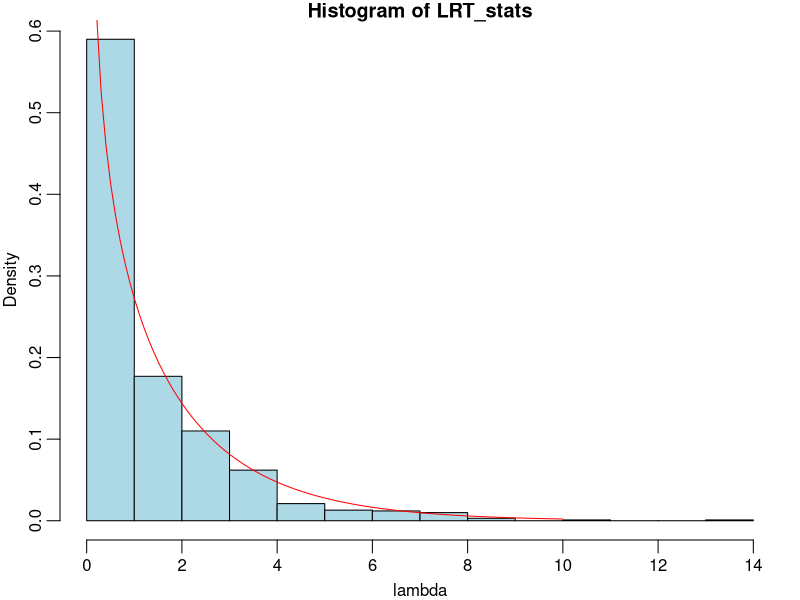
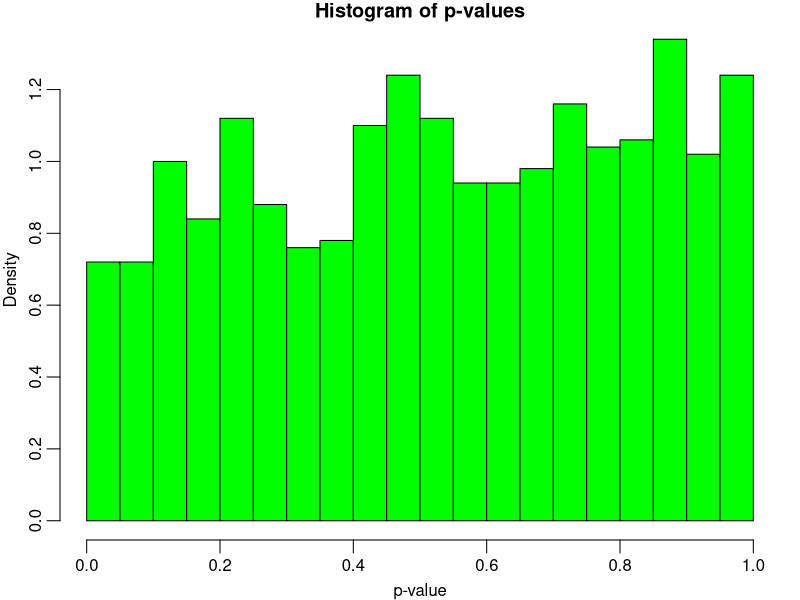
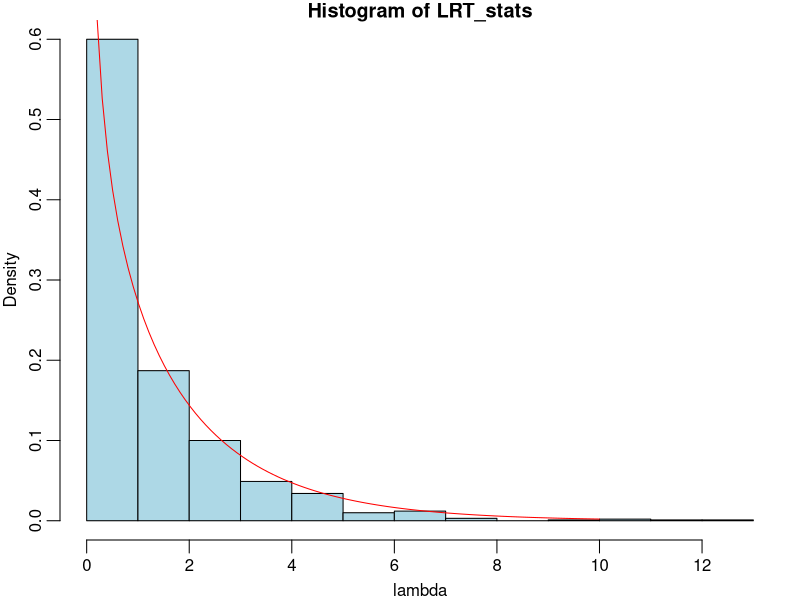
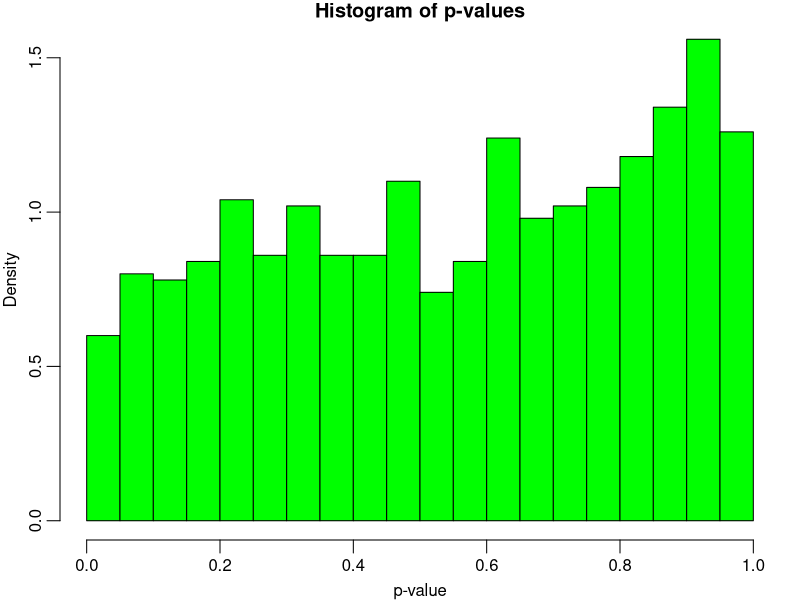

Write the R code that produced these figures, in order. (Note: a time limit stopped this script after it produced the figures.)
## ---- chunk 1
knitr::opts_chunk$set(warning = FALSE, message = FALSE)
## ---- chunk 2
mpar<-function(...){par(mar=c(3,3,1,1),mgp=c(2,.75,0),tck=-.025,...)}
library(lme4)
library(ggplot2)
set.seed(610)
m <- 20
n <- 20 
num_simulations <- 1000

beta0 <- 1
beta1 <- 1
beta2 <- 1
sigma2 <- 1
psi0_sq <- 1
psi1_sq <- 0
psi01 <- 0

LRT_stats <- numeric(num_simulations)
p_values <- numeric(num_simulations)

for (s in 1:num_simulations) {
  w_j <- rnorm(m)
  a0_j <- rnorm(m, mean = 0, sd = sqrt(psi0_sq))
  x_ij <- rnorm(m * n)
  epsilon_ij <- rnorm(m * n, mean = 0, sd = sqrt(sigma2))
  
  group <- rep(1:m, each = n)
  y <- beta0 + beta1 * x_ij + beta2 * rep(w_j, each = n) + rep(a0_j, each = n) + epsilon_ij
  data_sim <- data.frame(y = y, x = x_ij, w = rep(w_j, each = n), group = factor(group))
  
  full_model <- lmer(y ~ x + w + (x | group), data = data_sim, REML = FALSE)
  restricted_model <- lmer(y ~ x + w + (1 | group), data = data_sim, REML = FALSE)
  
  lambda <- 2 * (logLik(full_model) - logLik(restricted_model))
  LRT_stats[s] <- as.numeric(lambda)
  
  p_values[s] <- 0.5 * (1 - pchisq(lambda, df = 1)) + 0.5 * (1 - pchisq(lambda, df = 2))
}
## ---- chunk 3
mpar()
hist(LRT_stats, col="lightblue", prob=TRUE, xlab="lambda", nclass=15)
xs <- seq(0, 10, length=100)
lines(xs, 0.5 * dchisq(xs, df=1) + 0.5 * dchisq(xs, df=2), col="red")
## ---- chunk 4
hist(p_values, breaks = 30, probability = TRUE, col = "green",
main = "Histogram of p-values",
xlab = "p-value")
## ---- chunk 5
m <- 20
n <- 20 
num_simulations <- 1000

beta0 <- 3
beta1 <- 6
beta2 <- 9
sigma2 <- 1
psi0_sq <- 2
psi1_sq <- 0
psi01 <- 0

LRT_stats <- numeric(num_simulations)
p_values <- numeric(num_simulations)

for (s in 1:num_simulations) {
  
  w_j <- rnorm(m)
  a0_j <- rnorm(m, mean = 0, sd = sqrt(psi0_sq))
  x_ij <- rnorm(m * n)
  epsilon_ij <- rnorm(m * n, mean = 0, sd = sqrt(sigma2))
  
  group <- rep(1:m, each = n)
  y <- beta0 + beta1 * x_ij + beta2 * rep(w_j, each = n) + rep(a0_j, each = n) + epsilon_ij
  data_sim <- data.frame(y = y, x = x_ij, w = rep(w_j, each = n), group = factor(group))
  
  full_model <- lmer(y ~ x + w + (x | group), data = data_sim, REML = FALSE)
  restricted_model <- lmer(y ~ x + w + (1 | group), data = data_sim, REML = FALSE)
  
  lambda <- 2 * (logLik(full_model) - logLik(restricted_model))
  LRT_stats[s] <- as.numeric(lambda)
  
  p_values[s] <- 0.5 * (1 - pchisq(lambda, df = 1)) + 0.5 * (1 - pchisq(lambda, df = 2))
}
## ---- chunk 6
mpar()
hist(LRT_stats, col="lightblue", prob=TRUE, xlab="lambda", nclass=15)
xs <- seq(0, 10, length=100)
lines(xs, 0.5 * dchisq(xs, df=1) + 0.5 * dchisq(xs, df=2), col="red")
## ---- chunk 7
# Plot histogram of p-values
hist(p_values, breaks = 20, probability = TRUE, col = "green",
main = "Histogram of p-values",
xlab = "p-value")
## ---- chunk 8
m <- 500
n <- 20 
num_simulations <- 1000

beta0 <- 1
beta1 <- 1
beta2 <- 1
sigma2 <- 1
psi0_sq <- 1
psi1_sq <- 0
psi01 <- 0

LRT_stats <- numeric(num_simulations)
p_values <- numeric(num_simulations)

for (s in 1:num_simulations) {
  
  w_j <- rnorm(m)
  a0_j <- rnorm(m, mean = 0, sd = sqrt(psi0_sq))
  x_ij <- rnorm(m * n)
  epsilon_ij <- rnorm(m * n, mean = 0, sd = sqrt(sigma2))
  
  group <- rep(1:m, each = n)
  y <- beta0 + beta1 * x_ij + beta2 * rep(w_j, each = n) + rep(a0_j, each = n) + epsilon_ij
  data_sim <- data.frame(y = y, x = x_ij, w = rep(w_j, each = n), group = factor(group))
  
  full_model <- lmer(y ~ x + w + (x | group), data = data_sim, REML = FALSE)
  restricted_model <- lmer(y ~ x + w + (1 | group), data = data_sim, REML = FALSE)
  
  lambda <- 2 * (logLik(full_model) - logLik(restricted_model))
  LRT_stats[s] <- as.numeric(lambda)
  
  p_values[s] <- 0.5 * (1 - pchisq(lambda, df = 1)) + 0.5 * (1 - pchisq(lambda, df = 2))
}
## ---- chunk 9
mpar()
hist(LRT_stats, col="lightblue", prob=TRUE, xlab="lambda", nclass=15)
xs <- seq(0, 10, length=100)
lines(xs, 0.5 * dchisq(xs, df=1) + 0.5 * dchisq(xs, df=2), col="red")
## ---- chunk 10
# Plot histogram of p-values
hist(p_values, breaks = 20, probability = TRUE, col = "green",
main = "Histogram of p-values",
xlab = "p-value")
## ---- chunk 11
data = dget("C:/Users/LEGION/OneDrive - Duke University/610/Data/Earthquake.txt")
hlm_model <- lmer(accel ~ Richter + distance + soil + (distance + soil | Quake), REML = F, data = data)
summary(hlm_model)
residuals = residuals(hlm_model)
fitted_values = fitted(hlm_model)
qqplot <- ggplot(data.frame(residuals = residuals), aes(sample = residuals)) +
  stat_qq() +
  stat_qq_line() +
  ggtitle("Q-Q Plot of Residuals") +
  theme_minimal()
print(qqplot)
## ---- chunk 12
library(ggplot2)
ggplot(data, aes(x = distance, y = accel)) +
  geom_point() +
  ggtitle("Scatter Plot of accel vs distance") +
  xlab("Distance from Epicenter") +
  ylab("Vertical Acceleration") +
  theme_minimal()
## ---- chunk 13
# Log-log transformation on both variables pooled across groups
ggplot(data, aes(x = log(distance), y = log(accel))) +
  geom_point() +
  geom_smooth(method = "lm", color = "blue", se = FALSE) +
  ggtitle("Log-Log Scatter Plot of log(accel) vs log(distance) (Pooled Across Groups)") +
  xlab("Log of Distance") +
  ylab("Log of Vertical Acceleration") +
  theme_minimal()
## ---- chunk 14
hlm_log_log <- lmer(log(accel) ~ log(distance) + Richter + soil + (log(distance) + soil | Quake), data = data)
summary(hlm_log_log)
residuals = residuals(hlm_log_log)
fitted_values = fitted(hlm_log_log)
qqplot <- ggplot(data.frame(residuals = residuals), aes(sample = residuals)) +
  stat_qq() +
  stat_qq_line() +
  ggtitle("Q-Q Plot of Residuals") +
  theme_minimal()
print(qqplot)
## ---- chunk 15
library(lme4)
data$log_accel <- log(data$accel)
data$log_distance <- log(data$distance)
fit_full <- lmer(log_accel ~ log_distance + soil + Richter + 
                 (log_distance + soil | Quake), data = data, REML = FALSE)

# Random Slope of Soil
fit_no_soil_slope <- lmer(log_accel ~ log_distance + soil + Richter + 
                          (log_distance | Quake), data = data, REML = FALSE)
LRT_soil <- 2 * (logLik(fit_full) - logLik(fit_no_soil_slope))
LRT_soil_value <- as.numeric(LRT_soil)
p_value_soil <- 0.5 * (1 - pchisq(LRT_soil_value, df = 2)) +
                0.5 * (1 - pchisq(LRT_soil_value, df = 3))

# Random Slope of log_distance
fit_no_distance_slope <- lmer(log_accel ~ log_distance + soil + Richter + 
                              (soil | Quake), data = data, REML = FALSE)
LRT_distance <- 2 * (logLik(fit_full) - logLik(fit_no_distance_slope))
LRT_distance_value <- as.numeric(LRT_distance)
p_value_distance <- 0.5 * (1 - pchisq(LRT_distance_value, df = 2)) +
                    0.5 * (1 - pchisq(LRT_distance_value, df = 3))

# Fixed Effect of Soil
fit_no_soil_fixed <- lmer(log_accel ~ log_distance + Richter + 
                          (log_distance + soil | Quake), data = data, REML = FALSE)

LRT_soil_fixed <- 2 * (logLik(fit_full) - logLik(fit_no_soil_fixed))
LRT_soil_fixed_value <- as.numeric(LRT_soil_fixed)

p_value_soil_fixed <- 1 - pchisq(LRT_soil_fixed_value, df = 1)

# Fixed Effect of log_distance
fit_no_distance_fixed <- lmer(log_accel ~ soil + Richter + 
                              (log_distance + soil | Quake), data = data, REML = FALSE)

LRT_distance_fixed <- 2 * (logLik(fit_full) - logLik(fit_no_distance_fixed))
LRT_distance_fixed_value <- as.numeric(LRT_distance_fixed)

p_value_distance_fixed <- 1 - pchisq(LRT_distance_fixed_value, df = 1)

# Fixed Effect of Richter
fit_no_richter_fixed <- lmer(log_accel ~ log_distance + soil + 
                             (log_distance + soil | Quake), data = data, REML = FALSE)

LRT_richter_fixed <- 2 * (logLik(fit_full) - logLik(fit_no_richter_fixed))
LRT_richter_fixed_value <- as.numeric(LRT_richter_fixed)

p_value_richter_fixed <- 1 - pchisq(LRT_richter_fixed_value, df = 1)

test_results <- data.frame(
  Test = c("Random Slope of Soil", "Random Slope of log_distance", 
           "Fixed Effect of Soil", "Fixed Effect of log_distance", 
           "Fixed Effect of Richter"),
  LRT_Value = c(LRT_soil_value, LRT_distance_value, LRT_soil_fixed_value, 
                LRT_distance_fixed_value, LRT_richter_fixed_value),
  P_value = c(p_value_soil, p_value_distance, p_value_soil_fixed, 
              p_value_distance_fixed, p_value_richter_fixed)
)
print(test_results)
